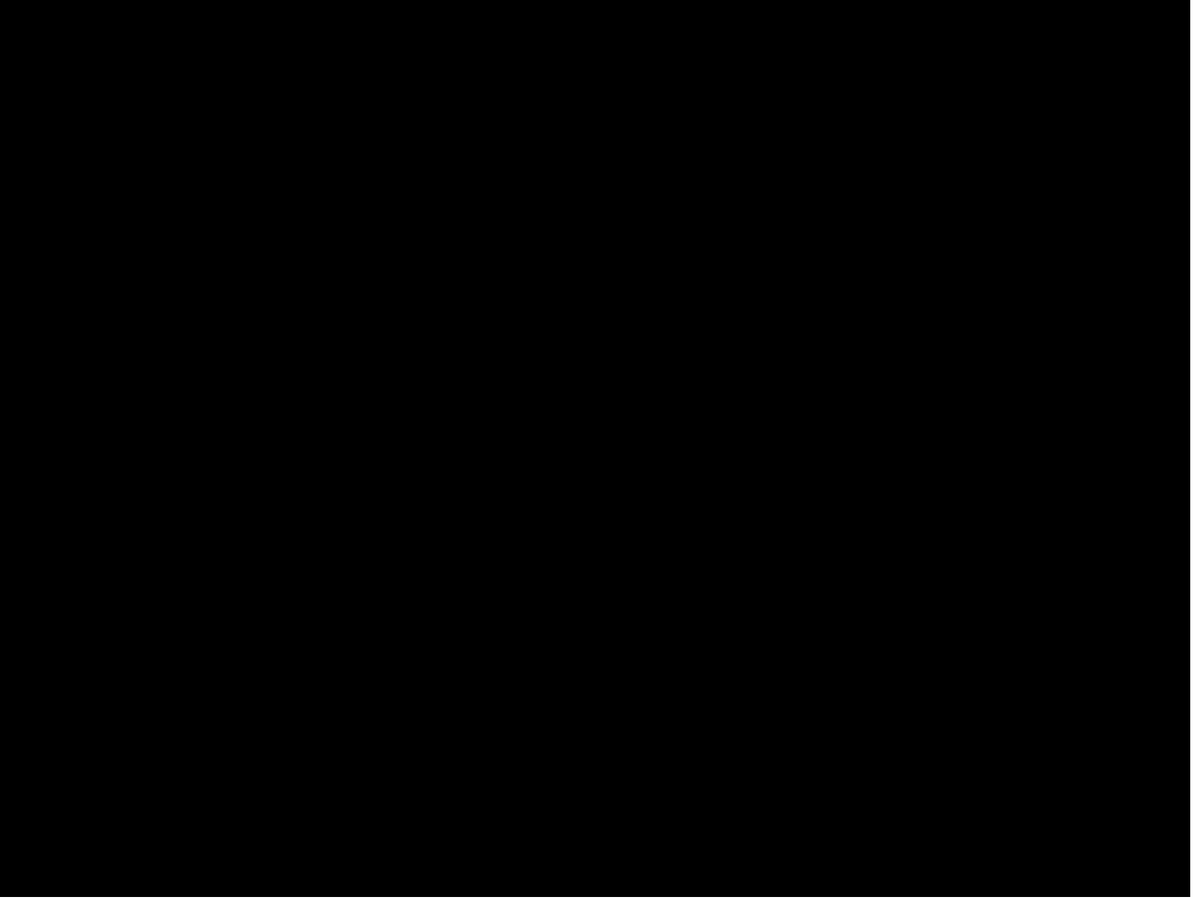
Frame 1 (no input)
Frame 60 (the mouse pressed at the canvas centre just before this capture): identical to frame 1, image omitted
Frame 120 (the mouse held since frame 60 and released just before this capture): identical to frame 1, image omitted

The Processing sketch that drew this single still picture (run headless with seeded random() and noise(); from frame 60 on, the mouse is pressed at the canvas centre):

// Processing sketch: PixelScreenSaver
// ── PixelScreenSaver.pde
Pixel[][] mosaic;
ArrayList<Particle> parts;

int DIMENSION = 23;
int MAXRAD = 100;
int MINSPEED = 5;
int MAXSPEED = 20;
float SENS = 50;
float FADE = 5;
float WABBLE = 20;
int PARTS = 5;

int WIDTH = 0;
int HEIGHT = 0;

void setup()
{
  //size(640,480);
  fullScreen();
  background(255);
  parts = new ArrayList<Particle>();
  WIDTH = floor(width/DIMENSION);
  HEIGHT = floor(height/DIMENSION);  
  mosaic = new Pixel[WIDTH][HEIGHT];
  for (int i=0; i<PARTS; i++)
    parts.add(new Particle());
  for (int i=0; i<WIDTH; i++)
    for (int j=0; j<HEIGHT; j++)
    {
      mosaic[i][j] = new Pixel(i,j);
    }
}

void draw()
{
  background(255);
  for (int i=0; i<PARTS; i++)
  {
    Particle toCheck = parts.get(i);
    toCheck.update();
    if (toCheck.isOut())
    {
      parts.remove(i);
      parts.add(new Particle());
    }
  }
  for (int i=0; i<WIDTH; i++)
    for (int j=0; j<HEIGHT; j++)
    {
      for (int k=0; k<PARTS; k++)
      {
        mosaic[i][j].update(parts.get(k));
        mosaic[i][j].show();
      }
    }
}
// ── Particle.pde
class Particle
{
  float x;
  float y;
  float xspeed;
  float yspeed;
  
  float RED;
  float GREEN;
  float BLUE;
  float radius;
  
  Particle()
  {
    do
    {
      x = random(-width/2, 3*width/2);
      y = random(-height/2, 3*height/2);
      xspeed = random(MINSPEED, MAXSPEED);
      if (random(1)>0.5) xspeed = -xspeed;
      yspeed = random(MINSPEED, MAXSPEED);
      if (random(1)>0.5) yspeed = -yspeed;
    }
    while ((x > 0 && x < width) || (y > 0 && y < height));
    
    RED = random(0,255);
    GREEN = random(0,255);
    BLUE = random(0,255);
    
    radius = random(2*DIMENSION, MAXRAD);
  }
  
  void update()
  {
    xspeed = xspeed+random(-WABBLE, WABBLE);
    if (xspeed > MAXSPEED) xspeed = MAXSPEED;
    if (xspeed < -MAXSPEED) xspeed = -MAXSPEED;
    
    yspeed = yspeed+random(-WABBLE, WABBLE);
    if (yspeed > MAXSPEED) yspeed = MAXSPEED;
    if (yspeed < -MAXSPEED) yspeed = -MAXSPEED;
   
    x += xspeed;
    y += yspeed;
  }
  
  boolean isOut()
  {
    if (x < -width/2 || x > 3*width/2 || y < -height/2 || y > 3*height/2)
    return true;
    else return false;
  }
}
// ── Pixel.pde
class Pixel
{
  float x;
  float y;
  float R;
  float G;
  float B;
  boolean isOn = false;
  float dist;
  
  Pixel(int xx, int yy)
  {
    x = xx * DIMENSION + DIMENSION / 2;
    y = yy * DIMENSION + DIMENSION / 2;
  }
  
  void show()
  {
    noStroke();
    fill(color(R,G,B));
    rect(x-DIMENSION/2, y-DIMENSION/2, DIMENSION, DIMENSION);
  }
  
  void update(Particle point)
  {
    float dist = distance(point);
    
    if (dist <= point.radius)
    {  
      R += (1-dist/point.radius)*SENS*point.RED/255;
      if (R > 255) R = 255;
      G += (1-dist/point.radius)*SENS*point.GREEN/255;
      if (G > 255) G = 255;
      B += (1-dist/point.radius)*SENS*point.BLUE/255;
      if (B > 255) B = 255;
    }
    if (dist > point.radius && isOn)
    {
      R -= FADE*R/255;
      if (R < 0) R = 0;
      G -= FADE*G/255;
      if (G < 0) G = 0;
      B -= FADE*B/255;
      if (B < 0) B = 0;
    }
    
    if (R == 0 && G == 0 && B == 0) isOn = false;
    else isOn = true;
 
  }
    
  float distance(Particle point)
  {
    return sqrt((x - point.x)*(x - point.x)+(y - point.y)*(y - point.y));
  }
}
